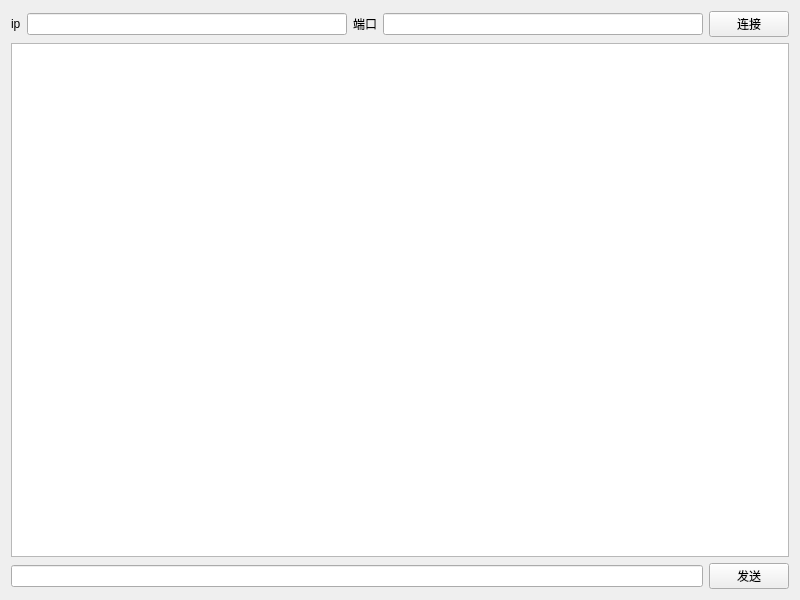
<?xml version="1.0" encoding="UTF-8"?>
<ui version="4.0">
 <class>Widget</class>
 <widget class="QWidget" name="Widget">
  <property name="geometry">
   <rect>
    <x>0</x>
    <y>0</y>
    <width>800</width>
    <height>600</height>
   </rect>
  </property>
  <property name="windowTitle">
   <string>Widget</string>
  </property>
  <layout class="QVBoxLayout" name="verticalLayout">
   <item>
    <layout class="QHBoxLayout" name="horizontalLayout">
     <item>
      <widget class="QLabel" name="label">
       <property name="text">
        <string>ip</string>
       </property>
      </widget>
     </item>
     <item>
      <widget class="QLineEdit" name="ip_LE"/>
     </item>
     <item>
      <widget class="QLabel" name="label_2">
       <property name="text">
        <string>端口</string>
       </property>
      </widget>
     </item>
     <item>
      <widget class="QLineEdit" name="port_LE"/>
     </item>
     <item>
      <widget class="QPushButton" name="pushButton">
       <property name="text">
        <string>连接</string>
       </property>
      </widget>
     </item>
    </layout>
   </item>
   <item>
    <widget class="QTextBrowser" name="textBrowser"/>
   </item>
   <item>
    <layout class="QHBoxLayout" name="horizontalLayout_2">
     <item>
      <widget class="QLineEdit" name="msg_LE"/>
     </item>
     <item>
      <widget class="QPushButton" name="pushButton_2">
       <property name="text">
        <string>发送</string>
       </property>
      </widget>
     </item>
    </layout>
   </item>
  </layout>
 </widget>
 <resources/>
 <connections/>
</ui>
